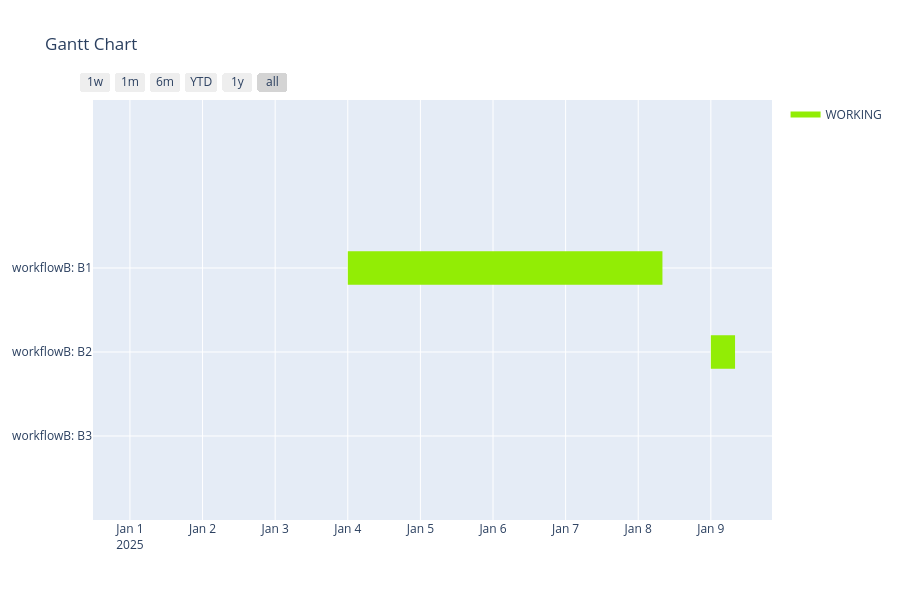

Notebook source saved alongside this figure:
### Code cell
workflowB.create_gantt_plotly(project.init_datetime, project.unit_timedelta).show()

### Figure 1 — Plotly figure (JSON) as saved in the notebook; plotly's stock layout.template omitted (floating-point values rounded to 4 significant figures)
{"data": [{"fill": "toself", "fillcolor": "rgb(146, 237, 5)", "hoverinfo": "name", "legendgroup": "rgb(146, 237, 5)", "mode": "none", "name": "WORKING", "type": "scatter", "x": ["2025-01-04 00:00:00", "2025-01-08 08:00:00", "2025-01-08 08:00:00", "2025-01-04 00:00:00", "2025-01-04 00:00:00", "2025-01-09 00:00:00", "2025-01-09 08:00:00", "2025-01-09 08:00:00", "2025-01-09 00:00:00", "2025-01-09 00:00:00", "2025-01-01 00:00:00", "2025-01-01 00:00:00", "2025-01-01 00:00:00", "2025-01-01 00:00:00"], "y": [1.8, 1.8, 2.2, 2.2, null, 0.8, 0.8, 1.2, 1.2, null, -0.2, -0.2, 0.2, 0.2]}, {"legendgroup": "rgb(146, 237, 5)", "marker": {"color": "rgb(146, 237, 5)", "opacity": 0, "size": 1}, "mode": "markers", "name": "", "showlegend": false, "text": [null, null, null, null, null, null], "type": "scatter", "x": ["2025-01-04 00:00:00", "2025-01-08 08:00:00", "2025-01-09 00:00:00", "2025-01-09 08:00:00", "2025-01-01 00:00:00", "2025-01-01 00:00:00"], "y": [2, 2, 1, 1, 0, 0]}], "layout": {"height": 600, "hovermode": "closest", "showlegend": true, "title": {"text": "Gantt Chart"}, "xaxis": {"rangeselector": {"buttons": [{"count": 7, "label": "1w", "step": "day", "stepmode": "backward"}, {"count": 1, "label": "1m", "step": "month", "stepmode": "backward"}, {"count": 6, "label": "6m", "step": "month", "stepmode": "backward"}, {"count": 1, "label": "YTD", "step": "year", "stepmode": "todate"}, {"count": 1, "label": "1y", "step": "year", "stepmode": "backward"}, {"step": "all"}]}, "showgrid": true, "type": "date", "zeroline": false}, "yaxis": {"autorange": false, "range": [-1, 4], "showgrid": true, "ticktext": ["workflowB: B3", "workflowB: B2", "workflowB: B1"], "tickvals": [0, 1, 2], "zeroline": false}}}
